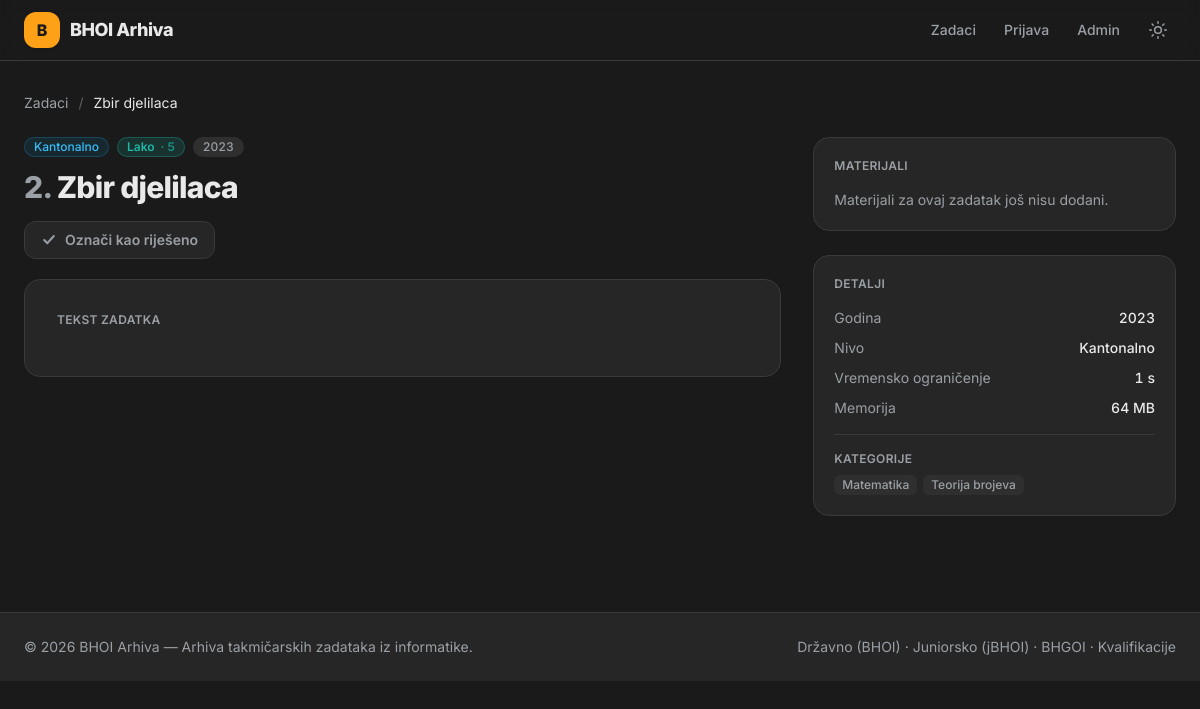
/task.php?id=3, run on the app's committed database.
### tables this page shows
CREATE TABLE `tasks` (
    `id`             INT UNSIGNED NOT NULL AUTO_INCREMENT,
    `title`          VARCHAR(200) NOT NULL,
    `slug`           VARCHAR(220) NOT NULL,
    `statement`      MEDIUMTEXT NULL,                  
    `year`           SMALLINT UNSIGNED NOT NULL,
    `level_id`       INT UNSIGNED NOT NULL,
    `difficulty`     ENUM('Lako','Srednje','Teško') NOT NULL DEFAULT 'Srednje',
                                                       
    `difficulty_rating` TINYINT UNSIGNED NOT NULL DEFAULT 5,  
    `problem_index`  VARCHAR(10) NULL,                 
    `time_limit_ms`  INT UNSIGNED NULL,
    `memory_limit_mb`INT UNSIGNED NULL,
    `pdf_path`       VARCHAR(255) NULL,                
    `tests_path`     VARCHAR(255) NULL,                
    `created_at`     TIMESTAMP NOT NULL DEFAULT CURRENT_TIMESTAMP,
    `updated_at`     TIMESTAMP NOT NULL DEFAULT CURRENT_TIMESTAMP ON UPDATE CURRENT_TIMESTAMP,
    PRIMARY KEY (`id`),
    UNIQUE KEY `uq_tasks_slug` (`slug`),
    KEY `idx_tasks_year` (`year`),
    KEY `idx_tasks_level` (`level_id`),
    KEY `idx_tasks_difficulty` (`difficulty`),
    KEY `idx_tasks_difficulty_rating` (`difficulty_rating`),
    CONSTRAINT `fk_tasks_level`
        FOREIGN KEY (`level_id`) REFERENCES `levels` (`id`)
        ON UPDATE CASCADE ON DELETE RESTRICT
);

CREATE TABLE `levels` (
    `id`         INT UNSIGNED NOT NULL AUTO_INCREMENT,
    `name`       VARCHAR(100) NOT NULL,
    `slug`       VARCHAR(100) NOT NULL,
    `sort_order` TINYINT UNSIGNED NOT NULL DEFAULT 0,  
    PRIMARY KEY (`id`),
    UNIQUE KEY `uq_levels_slug` (`slug`),
    UNIQUE KEY `uq_levels_name` (`name`)
);

CREATE TABLE `tags` (
    `id`   INT UNSIGNED NOT NULL AUTO_INCREMENT,
    `name` VARCHAR(80) NOT NULL,
    `slug` VARCHAR(80) NOT NULL,
    PRIMARY KEY (`id`),
    UNIQUE KEY `uq_tags_slug` (`slug`),
    UNIQUE KEY `uq_tags_name` (`name`)
);

### includes/bootstrap.php (called while the page is built, shortened)
<?php
function e(?string $value): string
{
    return htmlspecialchars($value ?? '', ENT_QUOTES | ENT_SUBSTITUTE, 'UTF-8');
}
function url(string $path = ''): string
{
    return BASE_URL . '/' . ltrim($path, '/');
}
function level_badge(string $slug): string
{
    return match ($slug) {
        'drzavno-bhoi' => 'bg-rose-500/10 text-rose-600 dark:text-rose-400 ring-rose-500/25',
        'jbhoi'        => 'bg-violet-500/10 text-violet-600 dark:text-violet-400 ring-violet-500/25',
        'bhgoi'        => 'bg-fuchsia-500/10 text-fuchsia-600 dark:text-fuchsia-400 ring-fuchsia-500/25',
        'kvalifikacije'=> 'bg-sky-500/10 text-sky-600 dark:text-sky-400 ring-sky-500/25',
        'kantonalno'   => 'bg-sky-500/10 text-sky-600 dark:text-sky-400 ring-sky-500/25',
        'regionalno'   => 'bg-emerald-500/10 text-emerald-600 dark:text-emerald-400 ring-emerald-500/25',
        'federalno'    => 'bg-amber-500/10 text-amber-600 dark:text-amber-400 ring-amber-500/25',
        'republicko'   => 'bg-violet-500/10 text-violet-600 dark:text-violet-400 ring-violet-500/25',
        default        => 'bg-elevated text-muted ring-line',
    };
}
function difficulty_badge(string $difficulty): string
{
    return match ($difficulty) {
        'Lako'    => 'bg-easy/15 text-easy ring-easy/30',
        'Srednje' => 'bg-medium/15 text-medium ring-medium/30',
        'Teško'   => 'bg-hard/15 text-hard ring-hard/30',
        default   => 'bg-elevated text-muted ring-line',
    };
}

### task.php (the view, shortened to what this page needs)
<?php
require_once __DIR__ . '/includes/bootstrap.php';
$id = filter_input(INPUT_GET, 'id', FILTER_VALIDATE_INT);
$pdo = db();
$stmt = $pdo->prepare("
    SELECT t.*, l.name AS level_name, l.slug AS level_slug
    FROM tasks t
    JOIN levels l ON l.id = t.level_id
    WHERE t.id = ?
    LIMIT 1
");
$stmt->execute([$id]);
$task = $stmt->fetch();
$tagStmt = $pdo->prepare("
    SELECT tg.name, tg.slug
    FROM task_tags tt
    JOIN tags tg ON tg.id = tt.tag_id
    WHERE tt.task_id = ?
    ORDER BY tg.name
");
$tagStmt->execute([$id]);
$tags = $tagStmt->fetchAll();
$solStmt = $pdo->prepare("
    SELECT id, language, original_name, file_size, author
    FROM solutions
    WHERE task_id = ?
    ORDER BY language, original_name
");
$solStmt->execute([$id]);
$solutions = $solStmt->fetchAll();
require __DIR__ . '/includes/header.php';
?>
<nav class="mb-6 text-sm text-muted">
    <a href="<?= e(url('index.php')) ?>" class="transition hover:text-accent">Zadaci</a>
    <span class="mx-1.5 opacity-50">/</span>
    <span class="text-fg"><?= e($task['title']) ?></span>
</nav>
<div class="grid grid-cols-1 gap-8 lg:grid-cols-3">
    <article class="lg:col-span-2">
        <header class="mb-5">
            <div class="mb-3 flex flex-wrap items-center gap-2">
                <span class="inline-flex items-center rounded-full px-2.5 py-0.5 text-xs font-medium ring-1 ring-inset <?= level_badge($task['level_slug']) ?>">
                    <?= e($task['level_name']) ?>
                </span>
                <span class="inline-flex items-center gap-1.5 rounded-full px-2.5 py-0.5 text-xs font-semibold ring-1 ring-inset <?= difficulty_badge($task['difficulty']) ?>">
                    <?= e($task['difficulty']) ?>
                    <span class="opacity-70">·&nbsp;<?= (int) $task['difficulty_rating'] ?></span>
                </span>
                <span class="inline-flex items-center rounded-full bg-elevated px-2.5 py-0.5 text-xs font-medium text-muted tabular-nums">
                    <?= e((string) $task['year']) ?>
                </span>
            </div>
            <h1 class="text-3xl font-extrabold tracking-tight text-fg">
                <?php if ($task['problem_index'] !== null && $task['problem_index'] !== ''): ?>
                    <span class="text-muted"><?= e($task['problem_index']) ?>.</span>
                <?php endif; ?>
                <?= e($task['title']) ?>
            </h1>
            <button id="mark-done" type="button" data-id="<?= (int) $task['id'] ?>"
                    class="mt-4 inline-flex items-center gap-2 rounded-xl border border-line bg-card px-4 py-2 text-sm font-semibold text-muted transition hover:border-done/50 hover:text-fg">
                <svg class="h-4 w-4" viewBox="0 0 20 20" fill="none" stroke="currentColor" stroke-width="2.5"><path stroke-linecap="round" stroke-linejoin="round" d="M4 10l4 4 8-9"/></svg>
                <span id="mark-done-label">Označi kao riješeno</span>
            </button>
        </header>
        <div class="rounded-2xl border border-line bg-card p-6 shadow-sm sm:p-8">
            <h2 class="mb-4 text-xs font-semibold uppercase tracking-wide text-muted">Tekst zadatka</h2>
        </div>
    </article>
    <aside class="space-y-6">
        <div class="rounded-2xl border border-line bg-card p-5 shadow-sm">
            <h2 class="mb-4 text-xs font-semibold uppercase tracking-wide text-muted">Materijali</h2>
            <?php if (!$task['pdf_path'] && !$task['tests_path'] && !$solutions): ?>
                <p class="text-sm text-muted">Materijali za ovaj zadatak još nisu dodani.</p>
            <?php endif; ?>
        </div>
        <div class="rounded-2xl border border-line bg-card p-5 shadow-sm">
            <h2 class="mb-4 text-xs font-semibold uppercase tracking-wide text-muted">Detalji</h2>
            <dl class="space-y-2.5 text-sm">
                <div class="flex justify-between gap-4">
                    <dt class="text-muted">Godina</dt>
                    <dd class="font-medium text-fg tabular-nums"><?= e((string) $task['year']) ?></dd>
                </div>
                <div class="flex justify-between gap-4">
                    <dt class="text-muted">Nivo</dt>
                    <dd class="font-medium text-fg"><?= e($task['level_name']) ?></dd>
                </div>
                <?php if ($task['time_limit_ms']): ?>
                <div class="flex justify-between gap-4">
                    <dt class="text-muted">Vremensko ograničenje</dt>
                    <dd class="font-medium text-fg tabular-nums"><?= e((string) ($task['time_limit_ms'] / 1000)) ?> s</dd>
                </div>
                <?php endif; ?>
                <?php if ($task['memory_limit_mb']): ?>
                <div class="flex justify-between gap-4">
                    <dt class="text-muted">Memorija</dt>
                    <dd class="font-medium text-fg tabular-nums"><?= e((string) $task['memory_limit_mb']) ?> MB</dd>
                </div>
                <?php endif; ?>
            </dl>
            <?php if ($tags): ?>
                <div class="mt-4 border-t border-line pt-4">
                    <p class="mb-2 text-xs font-semibold uppercase tracking-wide text-muted">Kategorije</p>
                    <div class="flex flex-wrap gap-1.5">
                        <?php foreach ($tags as $tg): ?>
                            <a href="<?= e(url('index.php?tag=' . urlencode($tg['slug']))) ?>"
                               class="inline-flex items-center rounded-md bg-elevated px-2 py-0.5 text-xs font-medium text-muted transition hover:bg-accent/15 hover:text-accent">
                                <?= e($tg['name']) ?>
                            </a>
                        <?php endforeach; ?>
                    </div>
                </div>
            <?php endif; ?>
        </div>
    </aside>
</div>
<link rel="stylesheet" href="https://cdnjs.cloudflare.com/ajax/libs/highlight.js/11.9.0/styles/github-dark.min.css">
<link rel="stylesheet" href="https://cdn.jsdelivr.net/npm/katex@0.16.9/dist/katex.min.css">
<?php require __DIR__ . '/includes/footer.php'; ?>

### includes/theme_head.php (style rules this page uses)
:root { color-scheme: light; --bg: #f5f6f8; --card: #ffffff; --elevated: #eceef1; --fg: #15181c; --muted: #5b636e; --line: #e3e6ea; }
.dark { color-scheme: dark; --bg: #1a1a1a; --card: #262626; --elevated: #2f2f2f; --fg: #e9e9ea; --muted: #9aa0a6; --line: #3a3a3a; }
body { -webkit-font-smoothing: antialiased; }

### data on the page
tasks: title "Zbir djelilaca", level.name "Kantonalno", difficulty "Lako", difficulty_rating "5", year "2023", problem_index "2", $task['time_limit_ms']/1000 "1", memory_limit_mb "64"
tags: name "Matematika"
tags: name "Teorija brojeva"

### other printed values
APP_NAME "BHOI Arhiva"
